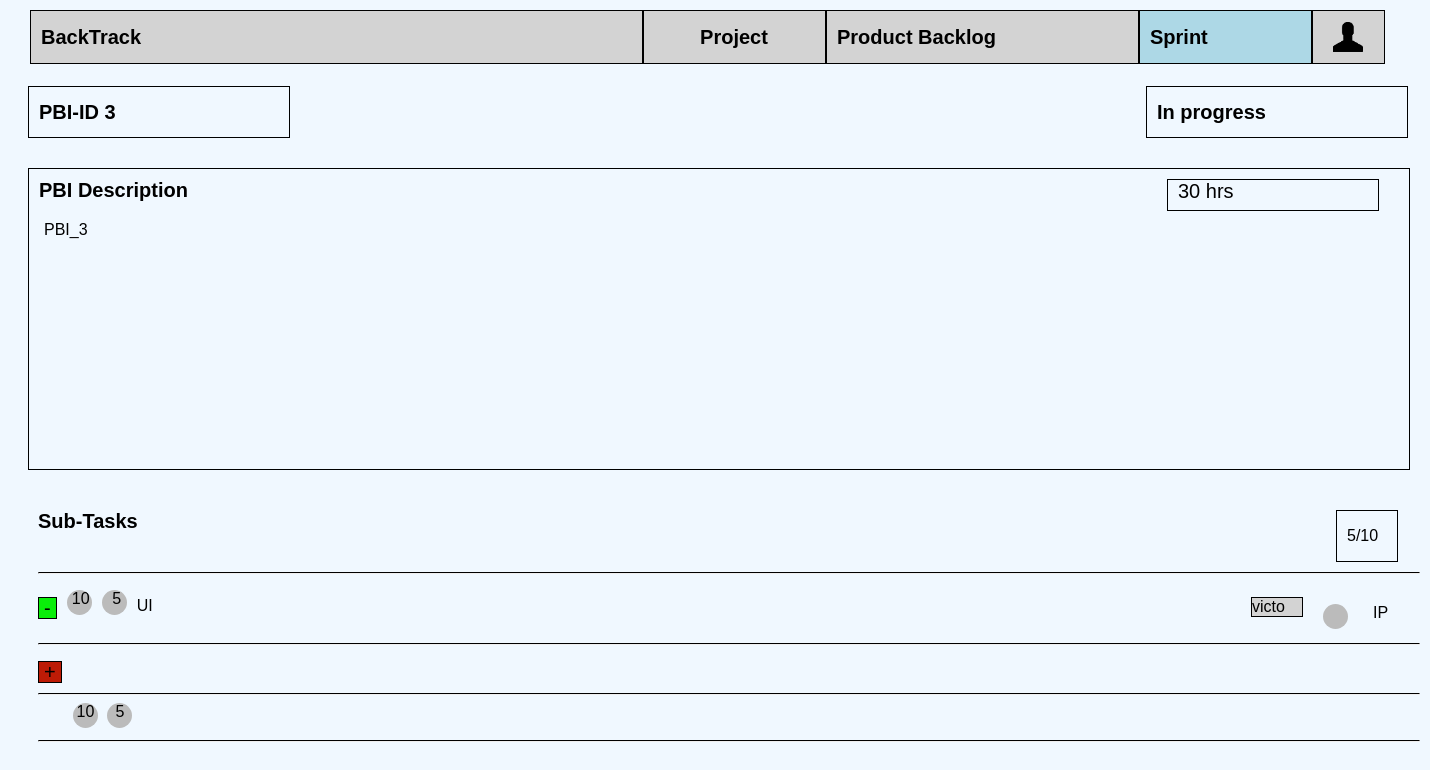
The app's page /sprints/pbi3 with its own data.
### sprints/models.py (models this page shows, shortened)
class PBI(models.Model):
    description = models.CharField(max_length=200)
    id = models.AutoField(primary_key=True)
    STATUS = (('NS', 'Not started'), ('IP', 'In progress'), ('C', 'Complete'), ('NF', 'NotFinish'))
    status = models.CharField(max_length=10, choices=STATUS, default='NS')
    sprint = models.ForeignKey(SprintBacklog, null=True, on_delete=models.SET_NULL, blank=True)
    estimated_efforts = models.IntegerField(null=True)
    remainStory = models.IntegerField(null=True, default=10)
    priority=models.IntegerField(default=0)
    objects = models.Manager()
    cumulative_storypoint=models.IntegerField(null=True, default=0, blank=True)

class SubTask(models.Model):
    title = models.CharField(max_length=200)
    id = models.AutoField(primary_key=True)
    task = models.ForeignKey(Task, on_delete=models.CASCADE, null=True)
    pbi = models.ForeignKey(PBI, on_delete=models.CASCADE, related_name="SubTask", default=0)
    initialEstimatedEffort = models.IntegerField(null=True)
    remaining_efforts = models.IntegerField(null=True)
    Developers = models.ManyToManyField(Developer)
    STATUS = (('NS', 'Not started'), ('IP', 'In progress'), ('C', 'Complete'))
    status = models.CharField(max_length=10, choices=STATUS, default='IP')

class Developer(models.Model):
    user = models.OneToOneField(User, related_name="Developer", on_delete=models.CASCADE)
    isProductOwner = models.BooleanField(null=True, default=False)
    project = models.ForeignKey(Project, on_delete=models.SET_NULL, null=True, blank=True)
    def __str__(self):
        return self.user.username

### sprints/views.py (the view)
# urls.py: path('pbi<int:pbi>',views.SprintBackLogsManagement.as_view(), name='sprintBacklogs'),
class SprintBackLogsManagement(TemplateView):
    template_name = "sprints/sprintBacklogs.html"
    def get_context_data(self, **kwargs):
        pbi=self.kwargs['pbi']
        context = super().get_context_data(**kwargs)
        context['task_list']=Task.objects.filter(pbi__pk=pbi)
        context['pbi']=PBI.objects.get(pk=pbi)
        context['subtask_list']=SubTask.objects.filter(pbi__pk=pbi)
        context['pbiID']=pbi
        return context

### templates/sprints/sprintBacklogs.html (shortened to what this page needs)
{% extends 'base.html' %}
{% block content %}
<div id="outside">
    <div id="PBI_ID">PBI-ID {{pbi.id}}</div>
    <div id="Status">
    </div>
    <div id="PBI_Desc">
        <div class="title">PBI Description </div>
        <div id="estimatedEffort">{{pbi.estimated_efforts}} hrs</div>
        <div class="description">{{pbi.description}}</div>
    </div>
    <div id="subTaskList">
        <div class="title">Sub-Tasks</div>
        <div id="completionrate"></div>
        <hr>
        <ul>
            {% for subtask in subtask_list %}
            <li>
                <div class="delbtn" onclick="delBtnOnClick(event)" rel="{{subtask.id}}">-</div>
                <span class="initEsti circle" style="float:left; text-align: center"> <span style="margin-left:3px;">{{subtask.initialEstimatedEffort}}</span></span>
                <span class="remainEsti circle" style="float:left; text-align: center" onclick="remainBtnOnlick(event)"  >
                    <span style="margin-left:5px;" >{{subtask.remaining_efforts}}</span>
                </span>
                <div style="float:left;">{{subtask.title}}</div>
                <div class="rightofsubtask" style="float:right; margin:0px;" >
                    {% for developer in subtask.Developers.all%}
                    <div class="developerName" style="float:left;">{{developer}}</div>
                    {%endfor%}
                    <div  style="float:left;">
                        <div class="circle" onclick="pplBtnOnClick(event)"></div>
                    </div>
                    <div style="width:30px;float: right;">
                        <div onclick="substatOnclick(event)" rel="{{subtask.id}}" data-init="{{subtask.initialEstimatedEffort}}" data-remain="{{subtask.remaining_efforts}}">{{subtask.status}}</div>
                    </div>
                </div>
            </li>
            <hr>
            {% endfor %}
        </ul>
        <div>
            <div id="addBtn" onclick="addBtnOnclick()">+</div>
        </div>
        <hr>
        <div id="total" onload="calculate();">
            <span class="initEsti circle" id="total_efforts" style="text-align: center"></span>
            <span class="remainEsti circle" id="remaining_efforts" style="text-align: center"></span>
        </div>
        <hr>
    </div>
</div>
{% endblock %}

### templates/sprints/sprintBacklogs.html (style rules this page uses)
#outside { width:1380px; height: auto; margin-left: 20px; margin-top: 10px; }
#PBI_ID { float:left; width: 250px; height: 50px; font-size: 20px; padding-left:10px; margin-top:10px; margin-bottom: 30px; line-height: 50px; border: 1px black solid; font-weight: bold; }
#Status { float:right; width: 250px; height: 50px; font-size: 20px; padding-left:10px; margin-top:10px; margin-bottom: 30px; line-height: 50px; border: 1px black solid; font-weight: bold; }
#PBI_Desc { width:1380px; height:300px; overflow: auto; border: 1px black solid; margin-bottom: 30px; }
.description { float:left; width:1340px; margin-left:15px; }
.title { font-weight: bold; font-size: 20px; width: 200px; margin: 10px; float:left; }
#estimatedEffort { font-size: 20px; float: right; margin:10px; margin-right:30px; padding-left:10px; width: 200px; height: 30px; border: 1px black solid; }
#subTaskList { width:1380px; height:auto; margin-bottom: 30px; }
#completionrate { float:right; width: 50px; height: 40px; padding-left:10px; padding-top: 10px; line-height: 30px; margin:10px; border: 1px black solid; }
hr { margin-left:10px; border-top:1px solid; width:1380px; }
.circle { height: 25px; width: 25px; background-color: #bbb; border-radius: 50%; display: inline-block; overflow: auto; margin-right:5px; font-style: white; }
#addBtn { height:20px; float:left; border: 1px black solid; margin-left: 10px; margin-bottom: 10px; padding-left: 5px; padding-right: 5px; font-size: 20px; line-height: 20px; background-color:rgb(189, 27, 6); }
.delBtn { height:20px; float:left; border: 1px black solid; margin-left: 0px; margin-bottom: 10px; padding-left: 5px; padding-right: 5px; font-size: 20px; line-height: 20px; background-color:rgb(10, 238, 10); }
ul { padding-inline-start: 0px; }
li { margin-left:10px; list-style:none; }
ul li div { margin-left: 5px; margin-right:10px; margin-top:7px; margin-bottom: 7px; }
li .remainEsti { margin-left:5px; }
#total { margin-left: 45px; }
.developerName { float: right; border: 1px black solid; width: 50px; background: lightgrey; }

### records on screen
PBI: id "3", estimated_efforts "30", description "PBI_3"
SubTask: initialEstimatedEffort "10", remaining_efforts "5", title "UI", status "IP"
Developer: user.username "victo"
